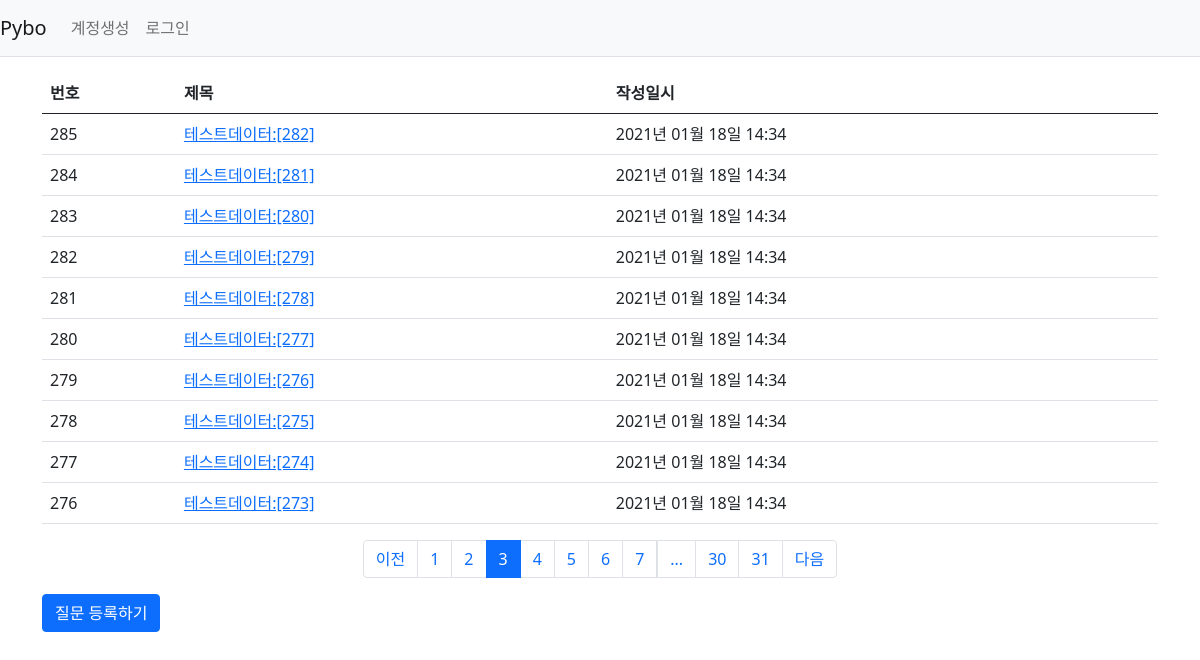
Screenshot of /question/list/?page=3 with the database file from the repository.
### pybo/models.py (models this page shows)
class Question(db.Model):
    id = db.Column(db.Integer, primary_key=True)
    subject = db.Column(db.String(200), nullable=False)
    content = db.Column(db.Text(), nullable=False) # 글자수 제한없음 Text
    create_date = db.Column(db.DateTime(), nullable=False)
    user_id = db.Column(db.Integer, db.ForeignKey(
        'user.id', ondelete='CASCADE'), nullable=False) # server_default='1')
    user = db.relationship('User', backref=db.backref('question_set'))

### pybo/views/question_views.py (the view)
@bp.route('/list/')
def _list():
    page = request.args.get('page', type=int, default=1) # 페이지
    question_list = Question.query.order_by(Question.create_date.desc())
    question_list = question_list.paginate(page, per_page=10)
    return render_template('questions/question_list.html', question_list=question_list)

### pybo/filter.py (called while the page is built)
def format_datetime(value, fmt='%Y년 %m월 %d일 %H:%M'):
    return value.strftime(fmt)

### pybo/views/auth_views.py (called while the page is built)
@bp.before_app_request
def load_logged_in_user():
    user_id = session.get('user_id')
    if user_id is None:
        g.user = None
    else:
        g.user = User.query.get(user_id)

### pybo/templates/questions/question_list.html (shortened to what this page needs)
{% extends 'base.html' %}
{% block content %}
<div class="container my-3">
    <table class="table">
        <thead>
        <tr class="thead-dark">
            <th> 번호</th>
            <th> 제목 </th>
            <th> 작성일시 </th>
        </tr>
        </thead>
        <tbody>
        {% if question_list %}
        {% for question in question_list.items %}
        <tr>
            <td>{{ question_list.total - ((question_list.page-1) * question_list.per_page) - loop.index0 }}</td>
            <td>
                <a href="{{ url_for('question.detail', question_id=question.id)}}">{{ question.subject }}</a>
            </td>
            <td>{{ question.create_date|datetime }}</td>
        </tr>
        {% endfor %}
        {% else %}
        <tr>
            <td colspan="3"> 질문이 없습니다. </td>
        </tr>
        {% endif %}
        </tbody>
    </table>
    <ul class="pagination justify-content-center">
        {% if question_list.has_prev %}
        <li class="page-item">
            <a class="page-link" href="?page={{ question_list.prev_num }}">이전</a>
        </li>
        {% else %}
        <li class="page-item disabled">
            <a class="page-link" tabindex="-1" aria-disabled="true" href="#">이전</a>
        </li>
        {% endif %}
        {% for page_num in question_list.iter_pages() %}
            {% if page_num %}
                {% if page_num != question_list.page %}
                <li class="page-item">
                    <a class="page-link" href="?page={{ page_num }}"> {{ page_num }}</a>
                </li>
                {% else %}
                <li class="page-item active" aria-current="page">
                    <a class="page-link" href="#">{{ page_num }}</a>
                </li>
                {% endif %}
            {% else %}
                <li class="disabled">
                    <a class="page-link" href="#"> ... </a>
                </li>
            {% endif %}
        {% endfor %}
        {% if question_list.has_next %}
        <li class="page-item">
            <a class="page-link" href="?page={{ question_list.next_num }}">다음</a>
        </li>
        {% else %}
        <li class="page-item disabled">
            <a class="page-link" tabindex="-1" aria-disabled="true" href="#">다음</a>
        </li>
        {% endif %}
    </ul>
    <a href="{{ url_for('question.create') }}" class="btn btn-primary"> 질문 등록하기 </a>
</div>
{% endblock %}

### rows the page displays
Question: total "285", subject "테스트데이터:[282]", create_date "2021년 01월 18일 14:34"
Question: total "284", subject "테스트데이터:[281]", create_date "2021년 01월 18일 14:34"
Question: total "283", subject "테스트데이터:[280]", create_date "2021년 01월 18일 14:34"
Question: total "282", subject "테스트데이터:[279]", create_date "2021년 01월 18일 14:34"
Question: total "281", subject "테스트데이터:[278]", create_date "2021년 01월 18일 14:34"
Question: total "280", subject "테스트데이터:[277]", create_date "2021년 01월 18일 14:34"
Question: total "279", subject "테스트데이터:[276]", create_date "2021년 01월 18일 14:34"
Question: total "278", subject "테스트데이터:[275]", create_date "2021년 01월 18일 14:34"
Question: total "277", subject "테스트데이터:[274]", create_date "2021년 01월 18일 14:34"
Question: total "276", subject "테스트데이터:[273]", create_date "2021년 01월 18일 14:34"

### other values shown
{{ page_num }} "1" "2" "4" "5" "6" "7" "30" "31"
{{ page_num }} "3"
